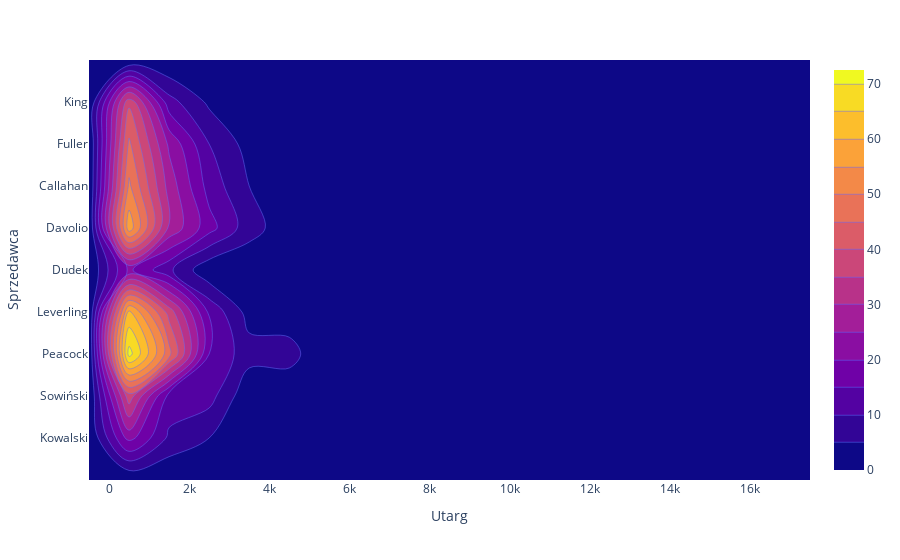

The cell this chart's notebook holds for it:
### Code cell
# Zadanie 2
fig = px.density_contour(df, x="Utarg", y="Sprzedawca")
fig.update_traces(contours_coloring="fill")
fig.show()

### Figure 1 — Plotly figure (JSON) as saved in the notebook; plotly's stock layout.template omitted (floating-point values rounded to 4 significant figures; data arrays with more than 128 entries replaced by an {"elided": "..."} marker saying what was removed)
{"data": [{"contours": {"coloring": "fill"}, "hovertemplate": "Utarg=%{x}<br>Sprzedawca=%{y}<br>count=%{z}<extra></extra>", "legendgroup": "", "line": {"color": "#636efa"}, "name": "", "showlegend": false, "type": "histogram2dcontour", "x": {"elided": "799 float values"}, "xaxis": "x", "xbingroup": "x", "y": {"elided": "799 str values"}, "yaxis": "y", "ybingroup": "y"}], "layout": {"legend": {"tracegroupgap": 0}, "margin": {"t": 60}, "xaxis": {"anchor": "y", "domain": [0, 1], "title": {"text": "Utarg"}}, "yaxis": {"anchor": "x", "domain": [0, 1], "title": {"text": "Sprzedawca"}}}}
